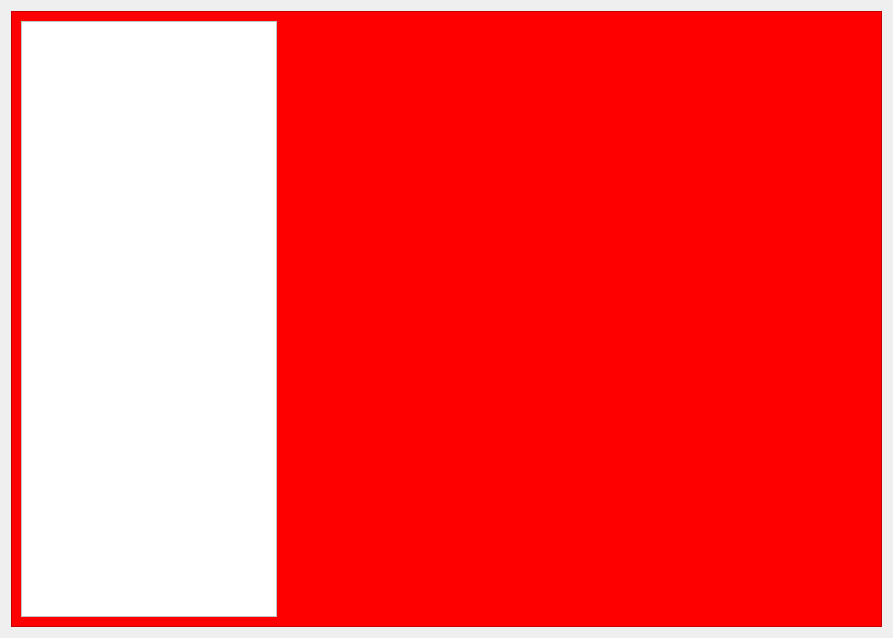
<?xml version="1.0" encoding="UTF-8"?>
<ui version="4.0">
 <class>Form01</class>
 <widget class="QWidget" name="Form01">
  <property name="geometry">
   <rect>
    <x>0</x>
    <y>0</y>
    <width>893</width>
    <height>638</height>
   </rect>
  </property>
  <property name="windowTitle">
   <string>Form</string>
  </property>
  <property name="styleSheet">
   <string notr="true">QScrollBar::sub-page:horizontal {
    background: red;
}

QScrollBar::add-page:horizontal {
    background: green;
}</string>
  </property>
  <layout class="QGridLayout" name="gridLayout">
   <item row="0" column="0">
    <widget class="QFrame" name="frame">
     <property name="styleSheet">
      <string notr="true">background: red;</string>
     </property>
     <property name="frameShape">
      <enum>QFrame::StyledPanel</enum>
     </property>
     <property name="frameShadow">
      <enum>QFrame::Raised</enum>
     </property>
     <layout class="QHBoxLayout" name="horizontalLayout">
      <item>
       <widget class="QTextEdit" name="textEdit">
        <property name="sizePolicy">
         <sizepolicy hsizetype="Fixed" vsizetype="Expanding">
          <horstretch>0</horstretch>
          <verstretch>0</verstretch>
         </sizepolicy>
        </property>
        <property name="styleSheet">
         <string notr="true">background: white;</string>
        </property>
       </widget>
      </item>
      <item>
       <spacer name="horizontalSpacer">
        <property name="orientation">
         <enum>Qt::Horizontal</enum>
        </property>
        <property name="sizeHint" stdset="0">
         <size>
          <width>590</width>
          <height>20</height>
         </size>
        </property>
       </spacer>
      </item>
     </layout>
    </widget>
   </item>
  </layout>
 </widget>
 <resources/>
 <connections/>
</ui>
